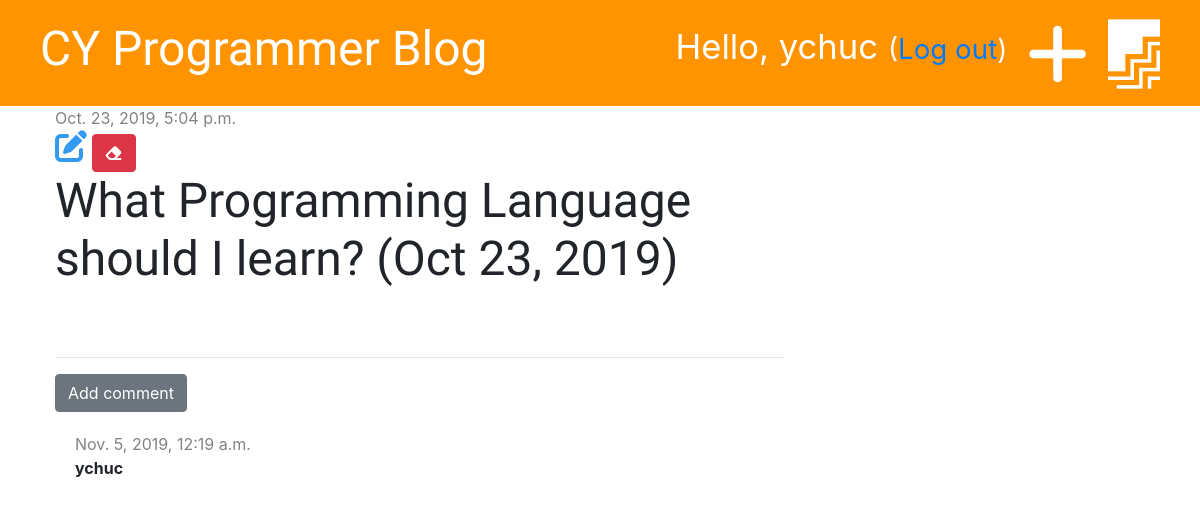
The app's page /post/1 (signed in) with its own data.
### blog/models.py (models this page shows, shortened)
class Post(models.Model):
    author = models.ForeignKey('auth.User', on_delete=models.CASCADE)
    title = models.CharField(max_length=200)
    text = models.TextField()
    created_date = models.DateTimeField(default=timezone.now)
    published_date = models.DateTimeField(blank=True, null=True)

class Comment(models.Model):
    post = models.ForeignKey('blog.Post', on_delete=models.CASCADE, related_name='comments')
    author = models.CharField(max_length=200)
    text = models.TextField()
    created_date = models.DateTimeField(default=timezone.now)
    approved = models.BooleanField(default=False)

### blog/views.py (the view)
# urls.py: path('post/<int:pk>', views.post_detail, name='post_detail'),
def post_detail(request, pk):
    post = get_object_or_404(Post, pk=pk)
    stuff_for_frontend = {'post': post}
    return render(request, 'blog/post_detail.html', stuff_for_frontend)

### blog/templatetags/markdownify.py (called while the page is built)
@register.filter
def markdown(value):
    renderer = HighlightRenderer()
    markdown = mistune.Markdown(renderer=renderer)
    return markdown(value)

### blog/templates/blog/post_detail.html (shortened to what this page needs)
{% extends 'blog/base.html' %}
{% load markdownify %}
{% block content %}
    <div class="post" xmlns="http://www.w3.org/1999/html" xmlns="http://www.w3.org/1999/html">
        {% if post.published_date %}
            <div class="date">
                {{ post.published_date }}
            </div>
        {% else %}
            <a href="{% url 'post_publish' pk=post.pk %}" class="btn btn-primary">Publish</a>
        {% endif %}
        {% if user.is_authenticated %}
            <a href="{% url 'post_edit' pk=post.pk %}"><i class="fas fa-edit fa-2x" style="color: #339af0"></i></a>
        {% endif %}
        <a href="{%  url 'post_delete' pk=post.pk %}" class="btn btn-danger"
           onclick="return confirm('Are you sure you want to delete this post?')">
            <i class="fas fa-eraser"></i>
        </a>
        <h1>{{ post.title }}</h1>
    </div>
    <hr>
    <a href="{% url 'add_comment_to_post' pk=post.pk %}" class="btn btn-secondary">Add comment</a>
    {% for comment in post.comments.all %}
        {% if user.is_authenticated or comment.approved %}
            <div class="comment">
                <div class="date">
                    {{ comment.created_date }}
                </div>
                <strong>{{ comment.author }}</strong>
            </div>
        {%  endif %}
    {% empty %}
        <p>No comments...</p>
    {% endfor %}
{% endblock %}

### blog/templates/blog/base.html (shortened to what this page needs)
{% load staticfiles %}
<!DOCTYPE html>
<html lang="en">
<head>
    <link rel="stylesheet" href="https://stackpath.bootstrapcdn.com/bootstrap/4.3.1/css/bootstrap.min.css">
    <link rel="stylesheet" href="{% static 'css/blog.css' %}">
    <link rel="stylesheet" href="{% static 'css/zenburn.css' %}">
</head>
<body>
<div class="page-header">
    {% if user.is_authenticated %}
        <a href="{% url 'post_draft_list' %}" class="top-menu"><i class="fab fa-firstdraft fa-2x"></i></a>
        <a href="{% url 'post_new' %}" class="top-menu"><i class="fas fa-plus fa-2x"></i></a>
        <p class="top-menu">Hello, {{ user.username }} <small>(<a href="{% url 'logout' %}">Log out</a>)</small></p>
    {% else %}
        <a href="{% url 'login' %}" class="top-menu"><i class="fas fa-sign-in-alt fa-2x"></i></a>
    {% endif %}
    <h1><a href="{% url "post_list" %}">CY Programmer Blog</a></h1>
</div>
<div class="content container">
    <div class="row">
        <div class="col-md-8">
            {% block content %}
            {% endblock %}
        </div>
    </div>
</div>
</body>
</html>

### blog/static/css/blog.css (style rules this page uses)
.page-header { background-color: #ff9400; margin-top: 0; padding: 20px 20px 20px 40px; }
.page-header h1, .page-header h1 a { color: #ffffff; font-size: 36pt; text-decoration: none; }
.content { margin-left: 40px; }
h1, h2, h3, h4 { font-family: 'Tangerine', 'Inconsolata', 'Droid Sans', serif; font-size: 48px; }
.date { color: #828282; }
.post { margin-bottom: 70px; }
.top-menu, .top-menu:hover { color: #ffffff; float: right; font-size: 26pt; margin-right: 20px; }
.comment { margin: 20px 0px 20px 20px; }

### records on screen
Post: published_date "Oct. 23, 2019, 5:04 p.m.", title "What Programming Language should I learn? (Oct 23, 2019)"
Comment: created_date "Nov. 5, 2019, 12:19 a.m.", author "ychuc"

### other values on screen
{{ user.username }} "ychuc"
